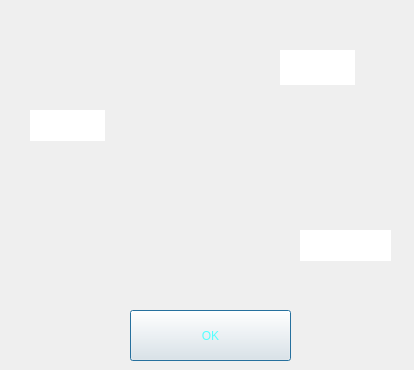
<?xml version="1.0" encoding="UTF-8"?>
<ui version="4.0">
 <class>Dialog</class>
 <widget class="QDialog" name="Dialog">
  <property name="geometry">
   <rect>
    <x>0</x>
    <y>0</y>
    <width>414</width>
    <height>370</height>
   </rect>
  </property>
  <property name="windowTitle">
   <string>Dialog</string>
  </property>
  <widget class="QPushButton" name="pushButton">
   <property name="geometry">
    <rect>
     <x>130</x>
     <y>310</y>
     <width>161</width>
     <height>51</height>
    </rect>
   </property>
   <property name="acceptDrops">
    <bool>false</bool>
   </property>
   <property name="styleSheet">
    <string notr="true">font: 57 12pt &quot;Quicksand Medium&quot;;
color: rgb(85, 255, 255)</string>
   </property>
   <property name="text">
    <string>OK</string>
   </property>
  </widget>
  <widget class="QLabel" name="label">
   <property name="geometry">
    <rect>
     <x>10</x>
     <y>20</y>
     <width>401</width>
     <height>271</height>
    </rect>
   </property>
   <property name="text">
    <string/>
   </property>
   <property name="pixmap">
    <pixmap>device.png</pixmap>
   </property>
  </widget>
  <widget class="QLabel" name="label_water_connect">
   <property name="geometry">
    <rect>
     <x>30</x>
     <y>110</y>
     <width>75</width>
     <height>31</height>
    </rect>
   </property>
   <property name="styleSheet">
    <string notr="true">background-color: rgb(255, 255, 255);</string>
   </property>
   <property name="text">
    <string/>
   </property>
  </widget>
  <widget class="QLabel" name="label_sensor_connect">
   <property name="geometry">
    <rect>
     <x>280</x>
     <y>50</y>
     <width>75</width>
     <height>35</height>
    </rect>
   </property>
   <property name="styleSheet">
    <string notr="true">background-color: rgb(255, 255, 255);</string>
   </property>
   <property name="text">
    <string/>
   </property>
  </widget>
  <widget class="QLabel" name="label_fertilizer_connect">
   <property name="geometry">
    <rect>
     <x>300</x>
     <y>230</y>
     <width>91</width>
     <height>31</height>
    </rect>
   </property>
   <property name="styleSheet">
    <string notr="true">background-color: rgb(255, 255, 255);</string>
   </property>
   <property name="text">
    <string/>
   </property>
  </widget>
 </widget>
 <resources/>
 <connections>
  <connection>
   <sender>pushButton</sender>
   <signal>clicked()</signal>
   <receiver>Dialog</receiver>
   <slot>accept()</slot>
   <hints>
    <hint type="sourcelabel">
     <x>489</x>
     <y>314</y>
    </hint>
    <hint type="destinationlabel">
     <x>278</x>
     <y>170</y>
    </hint>
   </hints>
  </connection>
 </connections>
</ui>
